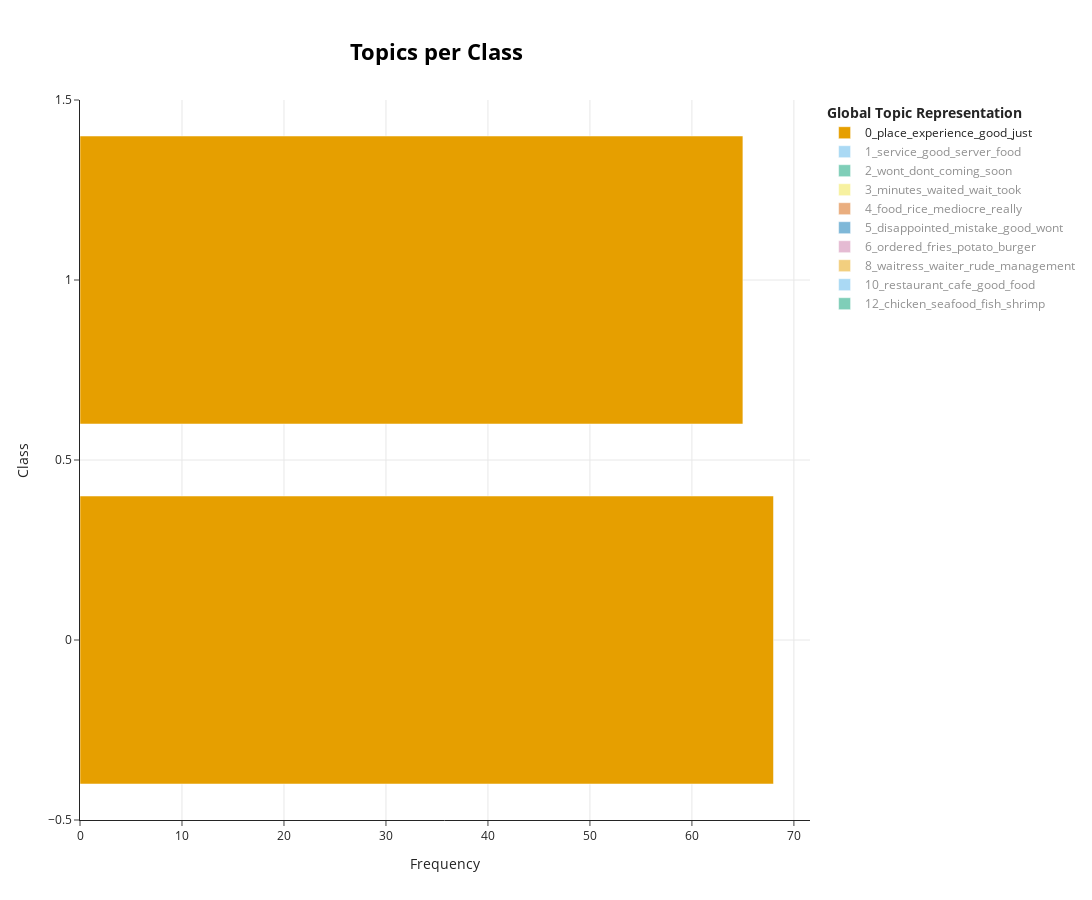

Notebook code for this chart:
### Code cell
# topic = 14
model.visualize_topics_per_class(topics_in_class, top_n_topics=10)

### Figure 1 — Plotly figure (JSON) as saved in the notebook; plotly's stock layout.template omitted (floating-point values rounded to 4 significant figures)
{"data": [{"hoverinfo": "text", "hovertext": ["<b>Topic 0</b><br>Words: place, flavor, experience, bland, location", "<b>Topic 0</b><br>Words: place, experience, recommend, inside, nice"], "marker": {"color": "#E69F00"}, "name": "0_place_experience_good_just", "orientation": "h", "type": "bar", "visible": true, "x": [68, 65], "y": [0, 1]}, {"hoverinfo": "text", "hovertext": ["<b>Topic 1</b><br>Words: service, slow, servers, server, food", "<b>Topic 1</b><br>Words: service, great, good, server, food"], "marker": {"color": "#56B4E9"}, "name": "1_service_good_server_food", "orientation": "h", "type": "bar", "visible": "legendonly", "x": [41, 53], "y": [0, 1]}, {"hoverinfo": "text", "hovertext": ["<b>Topic 2</b><br>Words: wont, dont, coming, probably, going", "<b>Topic 2</b><br>Words: definitely, soon, ill, coming, havent"], "marker": {"color": "#009E73"}, "name": "2_wont_dont_coming_soon", "orientation": "h", "type": "bar", "visible": "legendonly", "x": [46, 14], "y": [0, 1]}, {"hoverinfo": "text", "hovertext": ["<b>Topic 3</b><br>Words: minutes, waited, wait, took, 30", "<b>Topic 3</b><br>Words: seated, greeted, came, wait, fianc"], "marker": {"color": "#F0E442"}, "name": "3_minutes_waited_wait_took", "orientation": "h", "type": "bar", "visible": "legendonly", "x": [38, 7], "y": [0, 1]}, {"hoverinfo": "text", "hovertext": ["<b>Topic 4</b><br>Words: food, mediocre, rice, did, lunch", "<b>Topic 4</b><br>Words: gooodd, hooked, bite, rice, really"], "marker": {"color": "#D55E00"}, "name": "4_food_rice_mediocre_really", "orientation": "h", "type": "bar", "visible": "legendonly", "x": [38, 3], "y": [0, 1]}, {"hoverinfo": "text", "hovertext": ["<b>Topic 5</b><br>Words: disappointed, mistake, impressed, overall, night", "<b>Topic 5</b><br>Words: wont, disappointed, unbelievably, truly, block"], "marker": {"color": "#0072B2"}, "name": "5_disappointed_mistake_good_wont", "orientation": "h", "type": "bar", "visible": "legendonly", "x": [25, 11], "y": [0, 1]}, {"hoverinfo": "text", "hovertext": ["<b>Topic 6</b><br>Words: fries, potato, hot, flat, ordered", "<b>Topic 6</b><br>Words: potato, butter, bread, fries, good"], "marker": {"color": "#CC79A7"}, "name": "6_ordered_fries_potato_burger", "orientation": "h", "type": "bar", "visible": "legendonly", "x": [15, 20], "y": [0, 1]}, {"hoverinfo": "text", "hovertext": ["<b>Topic 8</b><br>Words: waiter, waitress, talk, tip, felt", "<b>Topic 8</b><br>Words: waitress, friendly, waiter, thing, tip"], "marker": {"color": "#E69F00"}, "name": "8_waitress_waiter_rude_management", "orientation": "h", "type": "bar", "visible": "legendonly", "x": [18, 10], "y": [0, 1]}, {"hoverinfo": "text", "hovertext": ["<b>Topic 10</b><br>Words: coffee, restaurants, cafe, letdown, self", "<b>Topic 10</b><br>Words: restaurant, cafe, little, clean, family"], "marker": {"color": "#56B4E9"}, "name": "10_restaurant_cafe_good_food", "orientation": "h", "type": "bar", "visible": "legendonly", "x": [4, 15], "y": [0, 1]}, {"hoverinfo": "text", "hovertext": ["<b>Topic 12</b><br>Words: shrimp, fish, seafood, legs, crab", "<b>Topic 12</b><br>Words: fish, seafood, fresh, shrimp, yellowtail"], "marker": {"color": "#009E73"}, "name": "12_chicken_seafood_fish_shrimp", "orientation": "h", "type": "bar", "visible": "legendonly", "x": [10, 8], "y": [0, 1]}], "layout": {"height": 900, "hoverlabel": {"bgcolor": "white", "font": {"family": "Rockwell", "size": 16}}, "legend": {"title": {"text": "<b>Global Topic Representation"}}, "title": {"font": {"color": "Black", "size": 22}, "text": "<b>Topics per Class</b>", "x": 0.4, "xanchor": "center", "y": 0.95, "yanchor": "top"}, "width": 1250, "xaxis": {"showgrid": true, "title": {"text": "Frequency"}}, "yaxis": {"showgrid": true, "title": {"text": "Class"}}}}
